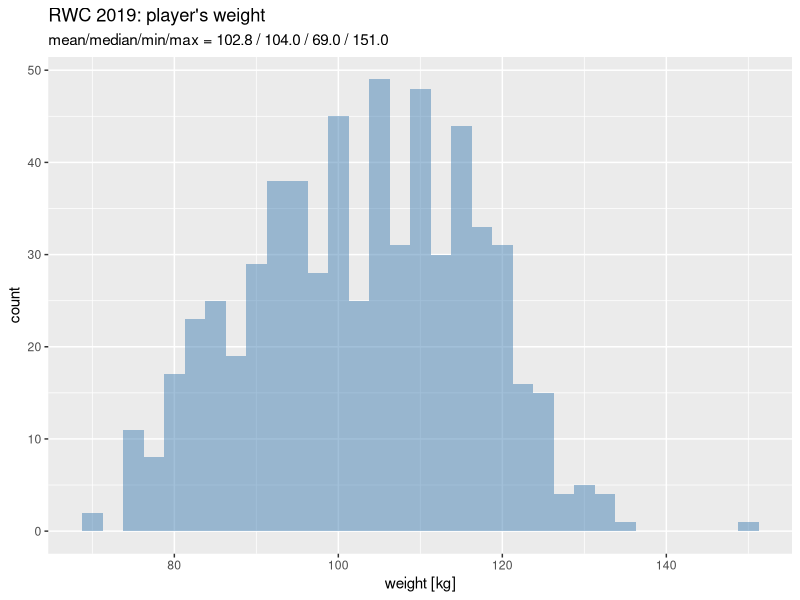
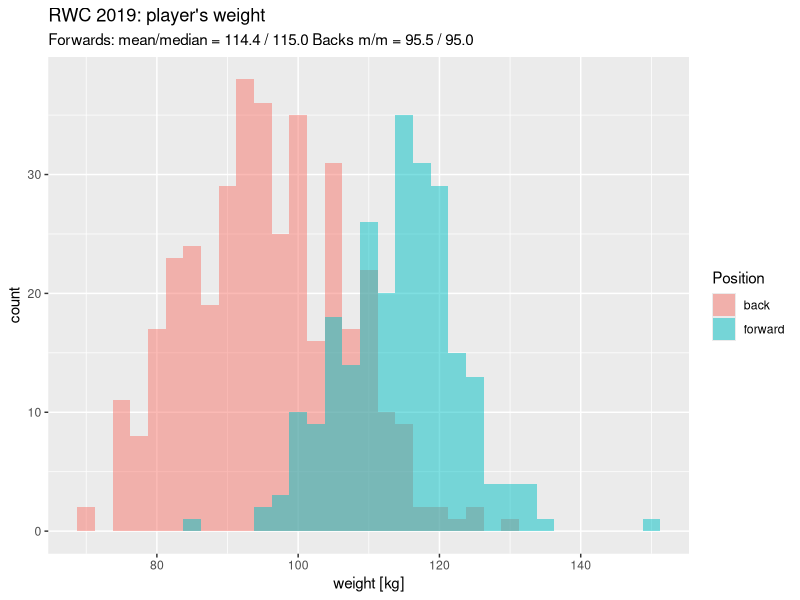
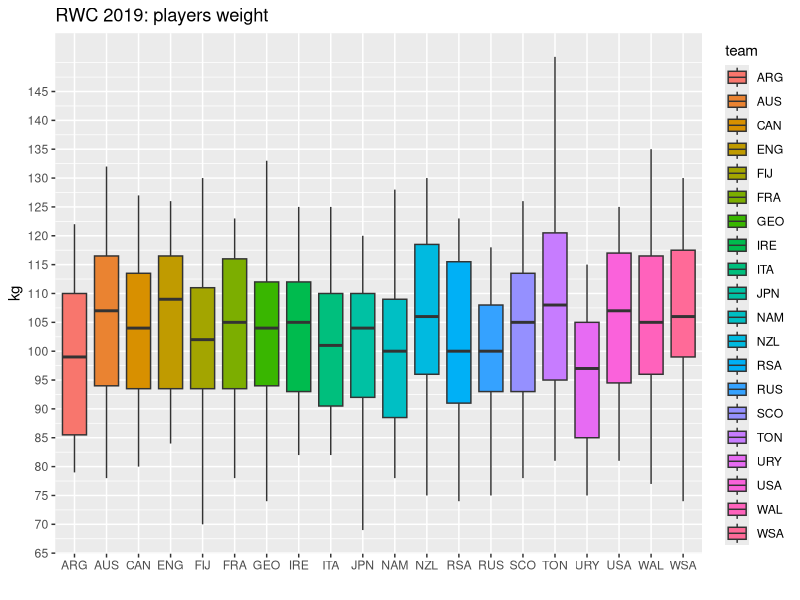
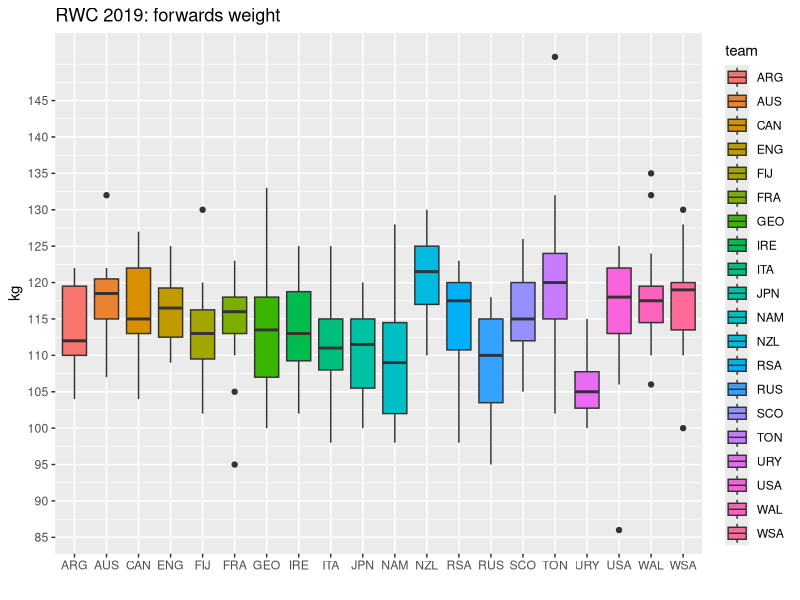
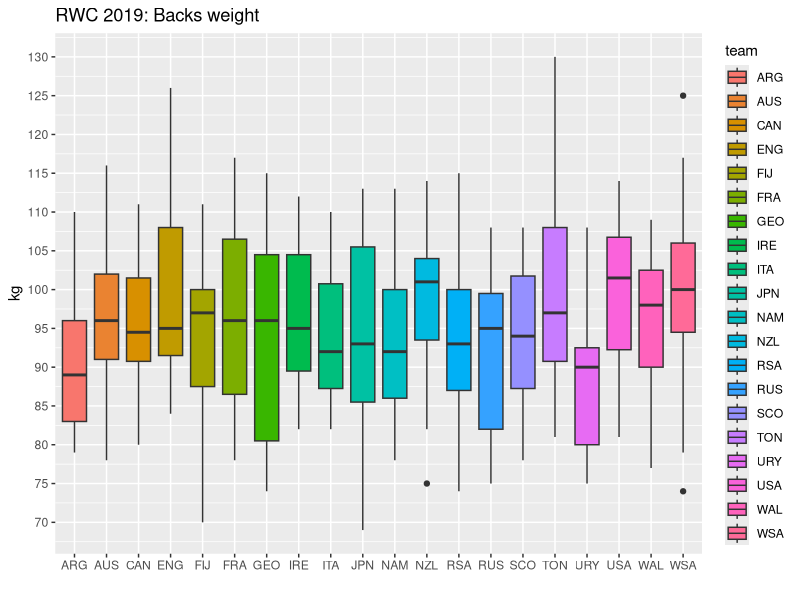
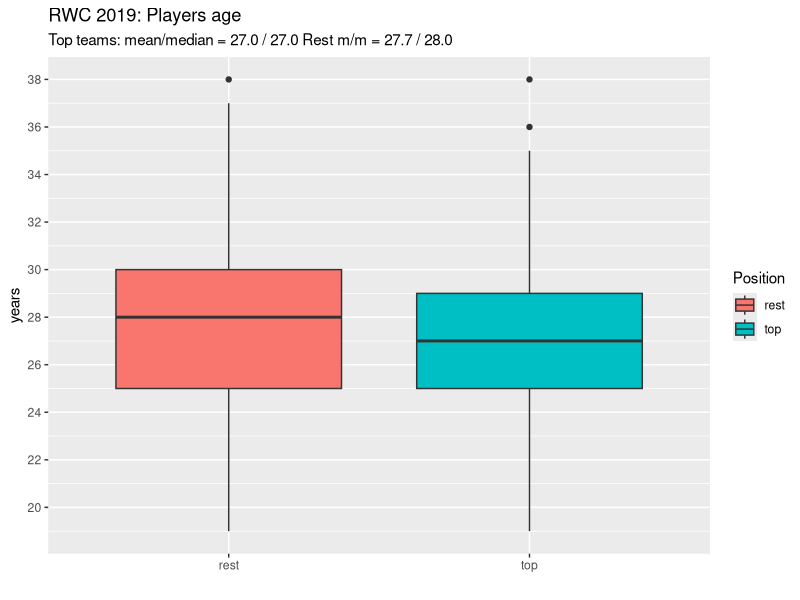
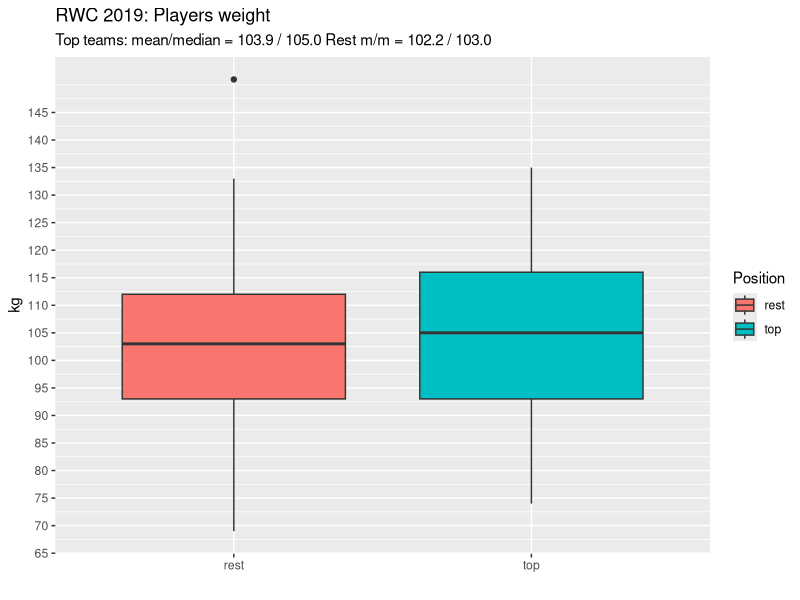
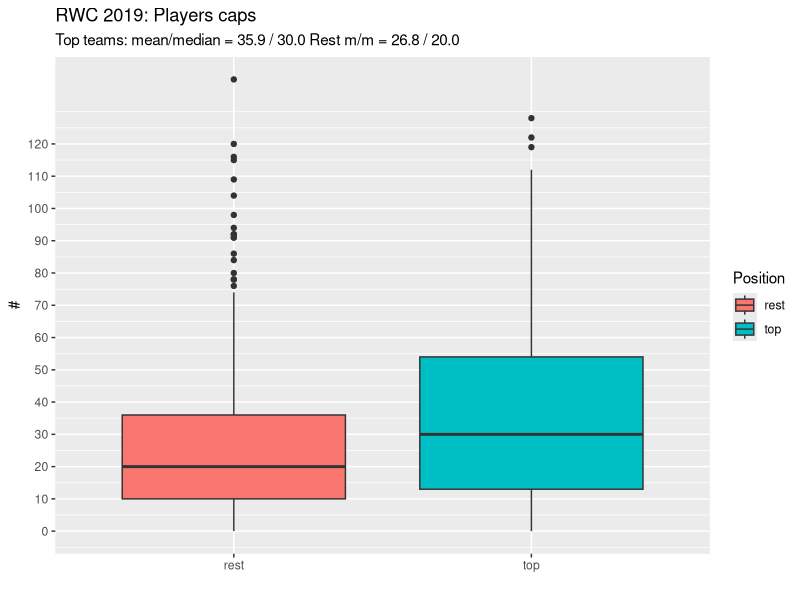

Reproduce these figures in R, in order.
## RWC 2019 players elementary statistical analysis
## tprzechlewski@gmail.com
## CC by license
require(ggplot2)
require(dplyr)
## 

players <- read.csv("RWC_2019.csv", sep = ';', dec = ",",  header=T, na.string="--");

######################################################
## Forwards/Backs

f <- "forward"
b <- "back"

players <- mutate(players, bpos = recode(pos, PR = f, SR = f, HK = f, BR = b, CE = b, FB = b, FH = b, WI = b, SH = b ))

######################################################
# RWC semi-finalists    q-finalists
# =================== + ===============
# 1999 AUS FRA RSA NZL  WAL ENG SCO ARG
# 2003 ENG AUS NZL FRA  RSA SCO IRL WAL
# 2007 RSA ENG ARG FRA  AUS NZL FIJ SCO
# 2011 NZL FRA AUS WAL  IRL ENG RSA ARG
# 2015 NZL AUS RSA ARG  WAL FRA IRL SCO

t <- "top"
r <- "rest"
players <- mutate(players, sft = recode(team, 
ARG=t, AUS=t, CAN=r, ENG=t, FIJ=r, FRA=t, GEO=r, IRE=r, ITA=r, JPN=r, NAM=r, NZL=t, RSA=t, RUS=r, SCO=r, TON=r, URY=r, USA=r, WAL=t, WSA=r))

######################################################

teams.weight <- group_by (players, team) %>%
  summarise( 
   median = median(weight, na.rm=TRUE), 
    mean = mean(weight, na.rm=TRUE), 
    min = min(weight, na.rm=TRUE), 
    max = max(weight, na.rm=TRUE)
  ) %>%
  as.data.frame %>%
  arrange(desc(median))

sft.weight <- group_by (players, sft) %>%
  summarise(
   median = median(weight, na.rm=TRUE), 
    mean = mean(weight, na.rm=TRUE), 
    min = min(weight, na.rm=TRUE), 
    max = max(weight, na.rm=TRUE)
  ) %>%
  as.data.frame %>%
  arrange(desc(median))

##str(sft.weight)
##
##sft.weight.top <- sft.weight %>% filter (sft == "top") %>% select(median) 
##sft.weight.rest <- sft.weight %>% filter (sft == "top") %>% select(median) 
sft.weight.top <- sft.weight %>% filter (sft == "top")  
sft.weight.rest <- sft.weight %>% filter (sft == "rest") 

sft.weight.top.mean <- sft.weight.top %>% select(mean) 
sft.weight.top.median <- sft.weight.top %>% select(median) 
sft.weight.rest.mean <- sft.weight.rest %>% select(mean) 
sft.weight.rest.median <- sft.weight.rest %>% select(median) 

##sft.weight.top.mean
##sft.weight.top.median

pos.weight <- group_by (players, bpos) %>%
  summarise(
   median = median(weight, na.rm=TRUE), 
    mean = mean(weight, na.rm=TRUE), 
    min = min(weight, na.rm=TRUE), 
    max = max(weight, na.rm=TRUE)
  ) %>%
  as.data.frame %>%
  arrange(desc(median))

pos.weight.fd <- pos.weight %>% filter (bpos == "forward")  
pos.weight.bk <- pos.weight %>% filter (bpos == "back") 

pos.weight.fd.mean <- pos.weight.fd %>% select(mean)
pos.weight.fd.median <- pos.weight.fd %>% select(median)
pos.weight.bk.mean <- pos.weight.bk %>% select(mean)
pos.weight.bk.median <- pos.weight.bk %>% select(median)

##pos.weight.fd.mean
##pos.weight.bk.mean

teams.weight
sft.weight
pos.weight

############################################
### Charts

weight.scale <- c(10, 15, 20, 25, 30, 35, 40, 45, 50, 55, 60, 65, 70, 75, 80,
        85, 90, 95, 100, 105, 110, 115, 120, 125, 130, 135, 140, 145 )
age.scale <- c(18, 20, 22, 24, 26, 28, 30, 32, 34, 36, 38, 40 )
caps.scale <- c(0, 10, 20, 30, 40, 50, 60, 70, 80, 90, 100, 110, 120 )


## Histograms #########################
## All players ########################
mean.weight <- mean (players$weight)
median.weight <- median (players$weight)
min.weight <- min (players$weight)
max.weight <- max (players$weight)

ggplot(players, aes(x=weight)) +
  ggtitle("RWC 2019: player's weight",
   subtitle=sprintf("mean/median/min/max = %.1f / %.1f / %.1f / %.1f",   mean.weight, median.weight, min.weight, max.weight)) +
  xlab("weight [kg]") +
  geom_histogram(binwidth=2.5, alpha=.5, fill="steelblue")

## Forwards vs Backs ##################
ggplot(players, aes(x=weight, fill=bpos)) +
  ggtitle("RWC 2019: player's weight",
   subtitle=sprintf("Forwards: mean/median = %.1f / %.1f Backs m/m = %.1f / %.1f", pos.weight.fd.mean, pos.weight.fd.median,
              pos.weight.bk.mean, pos.weight.bk.median )) +
  xlab("weight [kg]") +
  guides(fill=guide_legend("Position")) +
  geom_histogram(binwidth=2.5, alpha=.5, position="identity")

#ggplot(players, aes(x=caps, fill=bpos)) +
#  ggtitle("RWC 2019: player's caps") +
#  geom_histogram(binwidth=5, alpha=.5, position="identity")
#
#ggplot(players, aes(x=height, fill=bpos)) +
#  ggtitle("RWC 2019: player's height") +
#  geom_histogram(binwidth=2.0, alpha=.5, position="identity")
#
## All players comparison (team) ###########################

ggplot(players, aes(x=team, y=weight, fill=team)) + geom_boxplot() + ylab("kg") +
 scale_y_continuous(breaks=weight.scale) +
 ggtitle("RWC 2019: players weight") +
 xlab("");

#ggplot(players, aes(x=team, y=age, fill=team)) + geom_boxplot() + ylab("years") +
# scale_y_continuous(breaks=c(18, 20, 22, 24, 26, 28, 30, 32, 34, 36, 38, 40 )) +
# ggtitle("RWC 2019: Players age") +
# xlab("");
#
#ggplot(players, aes(x=team, y=caps, fill=team)) + geom_boxplot() + ylab("#") + 
# scale_y_continuous(breaks=caps.scale) +
# ggtitle("RWC 2019: caps") +
#  xlab("");
#
## Forwards comparison (team)
## PR = Prop SR = Lock HK = Hooker 

fplayers <-  filter(players, grepl("PR|SR|HK", players$pos))

#
#ggplot(fplayers, aes(x=team, y=age, fill=team)) + geom_boxplot() + ylab("years") +
# scale_y_continuous(breaks=age.scale) +
# ggtitle("RWC 2019: age of forwards") +
# xlab("");

ggplot(fplayers, aes(x=team, y=weight, fill=team)) + geom_boxplot() + ylab("kg") +
 scale_y_continuous(breaks=weight.scale) +
 ggtitle("RWC 2019: forwards weight") +
 xlab("");

#ggplot(fplayers, aes(x=team, y=caps, fill=team)) + geom_boxplot() + ylab("#") + 
# scale_y_continuous(breaks=caps.scale) +
# ggtitle("RWC 2019: caps of forwards") +
# xlab("");

## Backs comparions (team)  #####################
## BR = Back Row | CE = Centre | FB = Full Back | FH = Fly Half | WI = Wing | SH = Scrum Half

bplayers <- filter(players, grepl ("BR|CE|FB|FH|WI|SH", players$pos )  )

#ggplot(bplayers, aes(x=team, y=age, fill=team)) + geom_boxplot() + ylab("years") +
# scale_y_continuous(breaks=age.scale) +
# ggtitle("RWC 2019: age (Backs)") +
# xlab("");

ggplot(bplayers, aes(x=team, y=weight, fill=team)) + geom_boxplot() + ylab("kg") +
 scale_y_continuous(breaks=weight.scale) +
 ggtitle("RWC 2019: Backs weight") +
 xlab("");

#ggplot(bplayers, aes(x=team, y=caps, fill=team)) + geom_boxplot() + ylab("#") + 
# scale_y_continuous(breaks=caps.scale) +
# ggtitle("RWC 2019: Backs caps") +
# xlab("");
#

sft.age <- group_by (players, sft) %>%
  summarise(
   median = median(age, na.rm=TRUE), 
    mean = mean(age, na.rm=TRUE), 
    min = min(age, na.rm=TRUE), 
    max = max(age, na.rm=TRUE)
  ) %>%
  as.data.frame %>%
  arrange(desc(median))

sft.age.top <- sft.age %>% filter (sft == "top")  
sft.age.rest <- sft.age %>% filter (sft == "rest") 

sft.age.top.mean <- sft.age.top %>% select(mean) 
sft.age.top.median <- sft.age.top %>% select(median) 
sft.age.rest.mean <- sft.age.rest %>% select(mean) 
sft.age.rest.median <- sft.age.rest %>% select(median) 

# Top vs rest teams
ggplot(players, aes(x=sft, y=age, fill=sft)) + geom_boxplot() + ylab("years") +
 scale_y_continuous(breaks=age.scale) +
 ggtitle("RWC 2019: Players age",
   subtitle=sprintf("Top teams: mean/median = %.1f / %.1f Rest m/m = %.1f / %.1f", 
     sft.age.top.mean, sft.age.top.median, sft.age.rest.mean, sft.age.rest.median)) +
  guides(fill=guide_legend("Position")) +
  xlab("");

ggplot(players, aes(x=sft, y=weight, fill=sft)) + geom_boxplot() + ylab("kg") +
 scale_y_continuous(breaks=weight.scale) +
 ggtitle("RWC 2019: Players weight",
   subtitle=sprintf("Top teams: mean/median = %.1f / %.1f Rest m/m = %.1f / %.1f", 
     sft.weight.top.mean, sft.weight.top.median, sft.weight.rest.mean, sft.weight.rest.median)) +
  guides(fill=guide_legend("Position")) +
 xlab("");

sft.caps <- group_by (players, sft) %>%
  summarise(
   median = median(caps, na.rm=TRUE), 
    mean = mean(caps, na.rm=TRUE), 
    min = min(caps, na.rm=TRUE), 
    max = max(caps, na.rm=TRUE)
  ) %>%
  as.data.frame %>%
  arrange(desc(median))

sft.caps.top <- sft.caps %>% filter (sft == "top")  
sft.caps.rest <- sft.caps %>% filter (sft == "rest") 

sft.caps.top.mean <- sft.caps.top %>% select(mean) 
sft.caps.top.median <- sft.caps.top %>% select(median) 
sft.caps.rest.mean <- sft.caps.rest %>% select(mean) 
sft.caps.rest.median <- sft.caps.rest %>% select(median) 

ggplot(players, aes(x=sft, y=caps, fill=sft)) + geom_boxplot() + ylab("#") + 
 scale_y_continuous(breaks=caps.scale) +
 ggtitle("RWC 2019: Players caps",
   subtitle=sprintf("Top teams: mean/median = %.1f / %.1f Rest m/m = %.1f / %.1f", 
     sft.caps.top.mean, sft.caps.top.median, sft.caps.rest.mean, sft.caps.rest.median)) +
  guides(fill=guide_legend("Position")) +
 xlab("");

## Forwards 
## PR = Prop | SR = 2nd Row | HK = Hooker
fplayers <- filter(players, grepl("PR|SR|HK", players$pos))

#ggplot(fplayers, aes(x=sft, y=age, fill=sft)) + geom_boxplot() + ylab("years") +
# scale_y_continuous(breaks=age.scale) +
# ggtitle("RWC 2019: Forwards age") +
#  xlab("");

sft.weight.fp <- group_by (fplayers, sft) %>%
  summarise(
   median = median(weight, na.rm=TRUE), 
    mean = mean(weight, na.rm=TRUE), 
    min = min(weight, na.rm=TRUE), 
    max = max(weight, na.rm=TRUE)
  ) %>%
  as.data.frame %>%
  arrange(desc(median))

sft.weight.fp.top <- sft.weight.fp %>% filter (sft == "top")  
sft.weight.fp.rest <- sft.weight.fp %>% filter (sft == "rest") 

sft.weight.fp.top.mean <- sft.weight.fp.top %>% select(mean) 
sft.weight.fp.top.median <- sft.weight.fp.top %>% select(median) 
sft.weight.fp.rest.mean <- sft.weight.fp.rest %>% select(mean) 
sft.weight.fp.rest.median <- sft.weight.fp.rest %>% select(median) 


ggplot(fplayers, aes(x=sft, y=weight, fill=sft)) + geom_boxplot() + ylab("kg") +
 scale_y_continuous(breaks=weight.scale) +
 ggtitle("RWC 2019: Forwards weight",
   subtitle=sprintf("Top teams: mean/median = %.1f / %.1f Rest m/m = %.1f / %.1f", 
     sft.weight.fp.top.mean, sft.weight.fp.top.median, sft.weight.fp.rest.mean, sft.weight.fp.rest.median)) +
  guides(fill=guide_legend("Position")) +
 xlab("");

#ggplot(fplayers, aes(x=sft, y=caps, fill=sft)) + geom_boxplot() + ylab("#") + 
# scale_y_continuous(breaks=caps.scale) +
# ggtitle("RWC 2019: Forwards caps") +
# xlab("");
##
